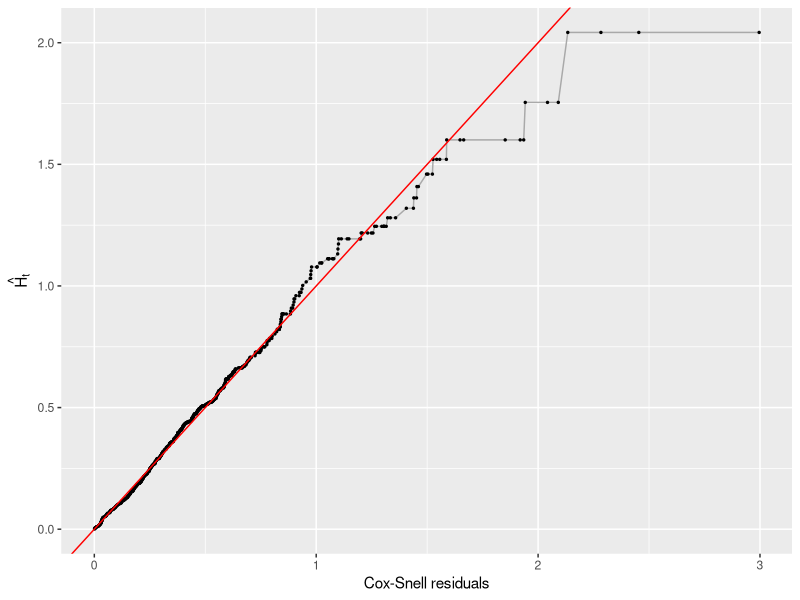
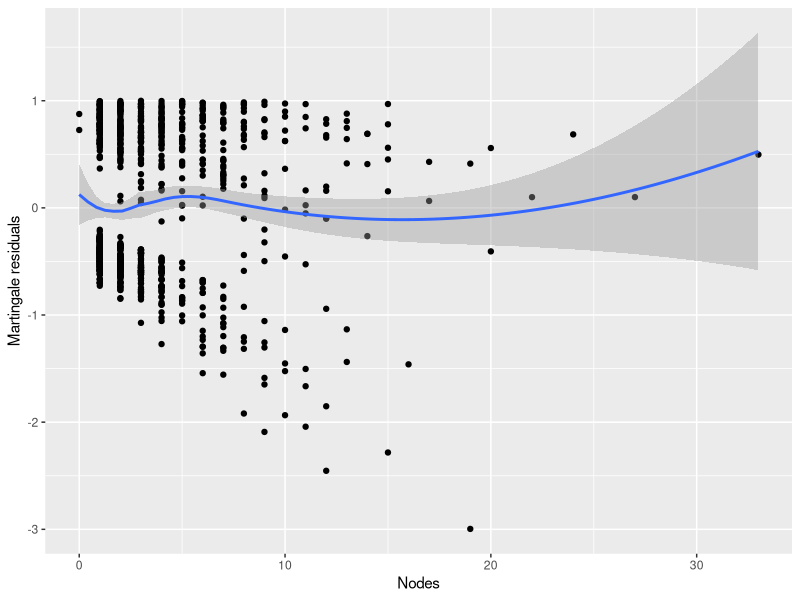
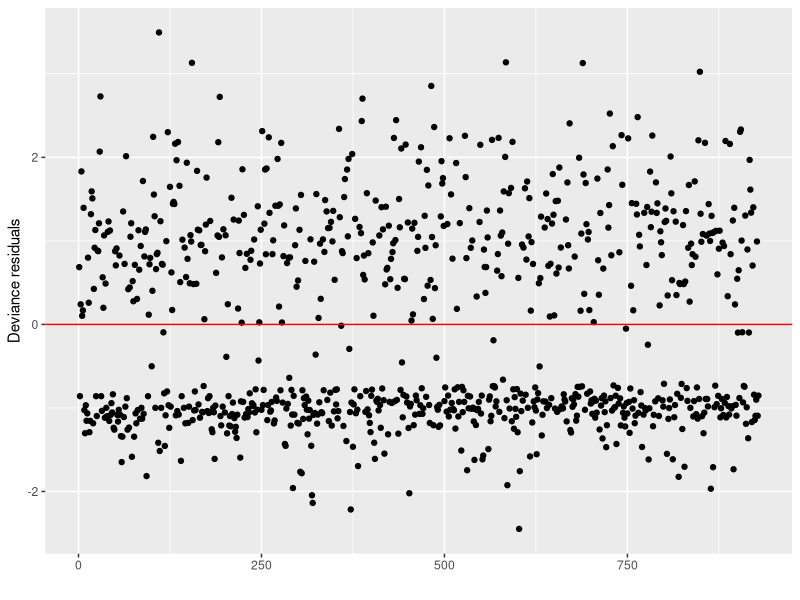
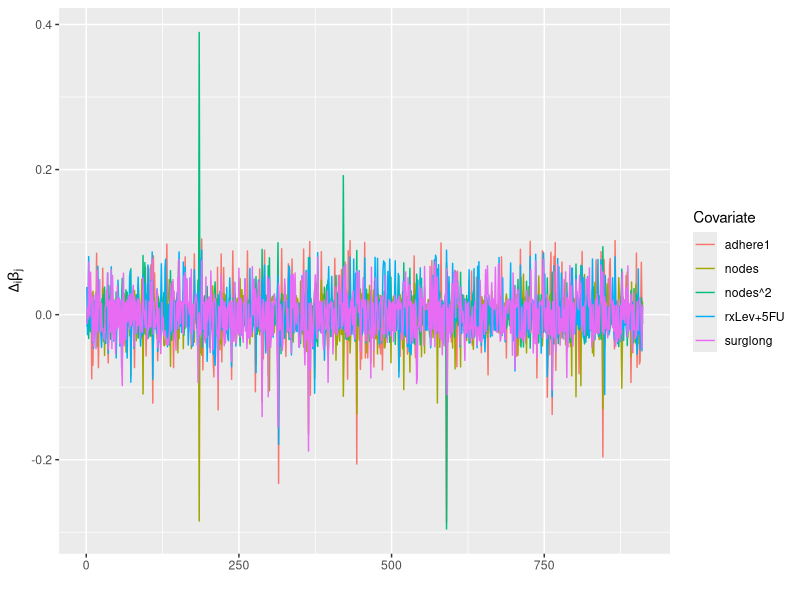
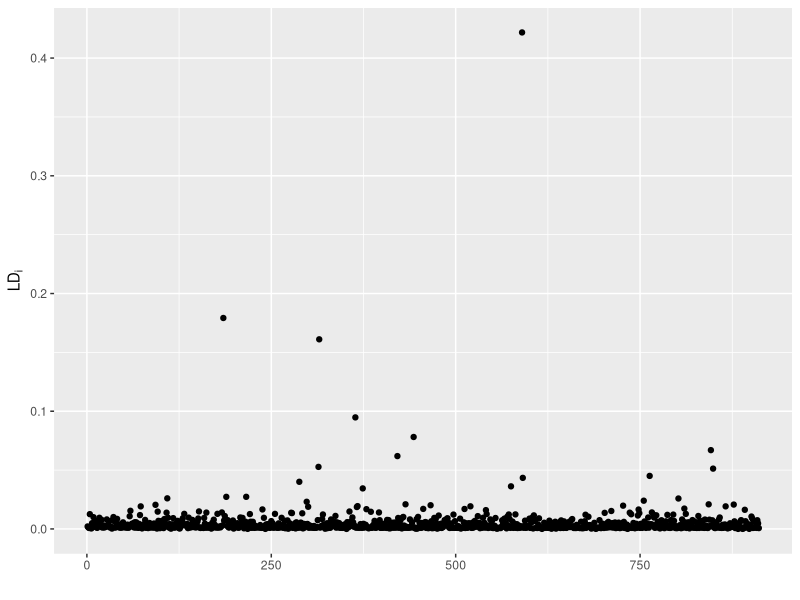

Write the R code that produced these figures, in order. (Note: this script raises an error after producing the figures.)
## ---- chunk 1
knitr::opts_chunk$set(
	echo = FALSE,
	message = FALSE,
	warning = FALSE
)

rm(list = ls(all.names = TRUE))
gc()

library(ggplot2)
library(survival)
library(survminer)
library(dplyr)

## ---- chunk 2

data <- colon

# La base original tiene una observacion por cada paciente donde etype = 1 (recurrencia) y otra donde etype = 2 (muerte).

data <- data %>% 
  filter(etype == 2) %>% # tipo de evento: muerte (no nos interesa la recurrencia del paciente)
  mutate(
    sex = factor(sex, levels = c(0,1), labels = c("female", "male")), # Factores a todas las categorias
    obstruct = factor(obstruct, levels = c(0,1)),
    perfor = factor(perfor, levels = c(0,1)),
    adhere = factor(adhere, levels = c(0,1)),
    differ = factor(differ, levels = c(1,2,3), labels = c("well", "moderate", "poor")),
    extent = factor(extent, levels = c(1,2,3,4), labels = c("submucosa", "muscle", "serosa", "contiguous structures")),
    surg = factor(surg, levels = c(0,1), labels = c("short", "long")),
    node4 = factor(node4, levels = c(0,1))
  ) %>% 
  dplyr::select(-study, -etype)

## ---- chunk 3

data_ref <- data %>% mutate(
    rx = recode(rx, "Obs" = "Obs/Lev", "Lev" = "Obs/Lev") 
  ) %>% 
  dplyr::select(id, time, status, rx, adhere, nodes, surg) %>% na.omit() 

# Base de datos refinada (union de varias categorias debido a frecuencias bajas)

mod <- coxph(Surv(time, status == 1) ~ rx + adhere + nodes + I(nodes^2) + surg, data = data_ref)
summary(mod)

## ---- chunk 4

# Cox - Snell 
res_mart = residuals(mod,type='martingale')
res_cs = (data_ref$status == 1) - res_mart
data_ref$res_cs = res_cs

# KM using the Cox-Snell residuals as the times
fit_cs = survfit(Surv(res_cs, status == 1) ~ 1, data = data_ref)

# Plot cumulative hazard
df = data.frame(x=fit_cs$time,y=-log(fit_cs$surv))

ggplot(data=df,aes(x=x,y=y))+
  geom_line(col='darkgrey')+
  geom_point(size=.5)+
  labs(x="Cox-Snell residuals",y=expression(hat(H[t])))+
  geom_abline(intercept=0,slope=1,col="red")

# Martingala

# Martingale residuals vs continuous variables
data_ref$res_mart = res_mart

ggplot(data=data_ref,aes(x=nodes,y=res_mart))+
  geom_point()+
  geom_smooth(method = "loess", se = T, span = 0.75)+
  labs(x='Nodes',y='Martingale residuals')


# Devianza

res_dev = residuals(mod,type='deviance')
data_ref$res_dev = res_dev

ggplot(data=data_ref,aes(x=id,y=res_dev))+
  geom_point()+
  geom_hline(yintercept=0,col='red')+
  labs(x="",y="Deviance residuals")

# Delta-betas
res_dbs = residuals(mod, type = "dfbetas")
res_db = residuals(mod, type = "dfbeta")

# number of observations (n) and covariates (k)
n = nrow(data_ref)
k = 5
id = rep(1:n, k)

vars = c(rep('rxLev+5FU',n),rep('adhere1',n),rep('nodes',n),
         rep('nodes^2',n),rep('surglong',n))

val_std = c(res_dbs[,1],res_dbs[,2],res_dbs[,3],
            res_dbs[,4], res_dbs[,5])

val = c(res_db[,1],res_db[,2],res_db[,3],
        res_db[,4], res_db[,5])

db_df=data.frame(x=id,y_std=val_std,y=val,name=vars)

ggplot(data=db_df,aes(x=x,y=y_std,col=name))+
  geom_line()+
  labs(x='',y=expression(Delta[i]*beta[j]),
       color = "Covariate")

# Likelihood displacement
LD = numeric(n)
res_u = residuals(mod,type='score')
var_beta = mod$var

for(i in 1:n){
  LD[i]=t(res_u[i,])%*%var_beta%*%res_u[i,]
}

id = c(1:n)
LD_df = data.frame(x=id,y=LD)

ggplot(data=LD_df,aes(x=id,y=y))+
  geom_point()+
  labs(x="",y=expression(LD[i]))

View(LD_df %>% filter(y>.05))

cox.zph(mod)

View(db_df %>% filter(abs(y_std)>.15))
## ---- chunk 5
data_ref$Psi <- exp(
  predict(mod, newdata = data_ref,
          type = "lp", reference = "zero")
)

ggplot(data_ref, aes(x = Psi, fill = rx)) + geom_histogram()
